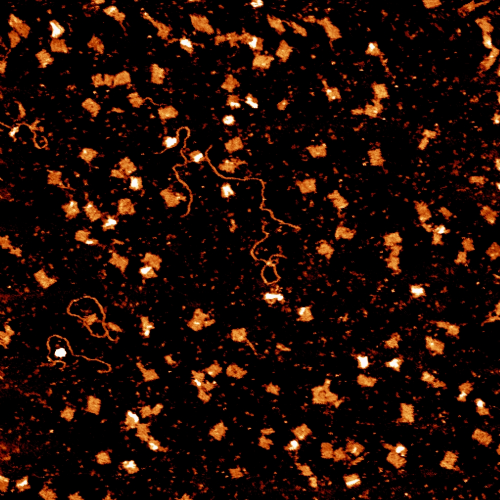
%> input picture area_detection/proteins.jpg, 1000 x 1000 px (shown at 1/2 size)
$ octave main.m   (GNU Octave 9; MATLAB toolbox functions it lacks are replaced by stand-ins)
%> lines starting %> are read from the running program, lines starting %| are printed output that depends on the picture; in (x1, y1, x2, y2) boxes, pixels count from 0 and x2, y2 are one past the last pixel; in counts of white or black regions, pixels touching at a corner belong together; the program's own positions count from 1
%%
% loading the image
img = imread('proteins.jpg');
%> img is the input picture: size 1000x1000x3 uint8; mean R, G, B 32.8, 13.4, 5.4

%figure
%imshow(img)

% original image
x = img;
subplot(231), imshow(x); title('ori-img-01')

%%
subplot(121), imshow(x); title('ori-img-01')

% gause noise reduction
y1 = fspecial('gaussian',5,0.1);
z1 = imfilter(x,y1,'symmetric');
subplot(122), imshow(z1); title('scale 5*5, std = 0.1')

y2 = fspecial('gaussian', 5,2);


%%
img_grad = rgb2gray(img);

figure
imshow(img_grad);

% edge detection
img_edge = rgb2gray(img);
figure
imshow(img_edge)


bw1 = edge(img_edge, 'Canny');
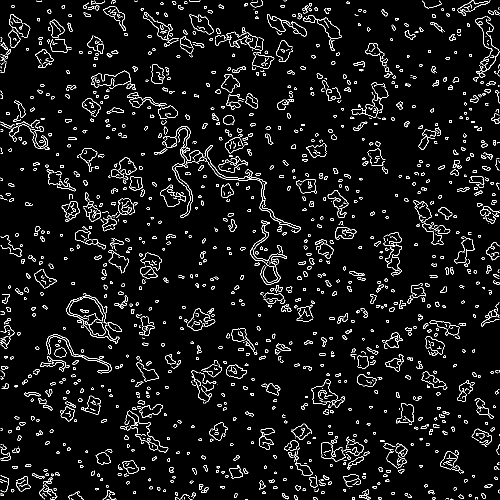
%> bw1: size 1000x1000 logical (shown at 1/2 size); 5.3% white in thin lines or dots
bw2 = edge(img_edge, 'Prewitt');
%> bw2: size 1000x1000 logical; 3.5% white in thin lines or dots

imshowpair(bw1, bw2, 'montage')

%%

img_gray = rgb2gray(img);
[Gmag, Gdir] = imgradient(img_grad, 'prewitt');
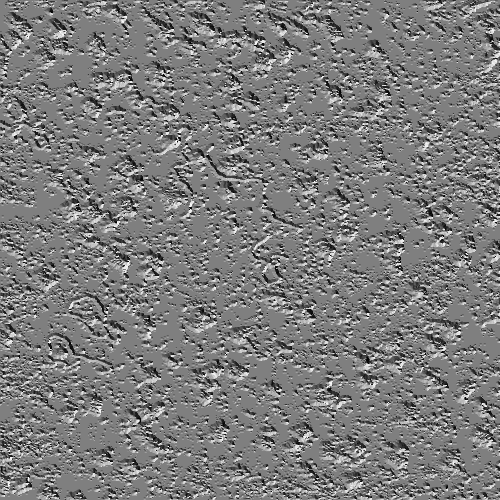
%> Gdir: size 1000x1000 double (shown at 1/2 size); min -180, max 179.8, mean -4; drawn with min black and max white

figure
imshowpair(Gmag, Gdir, 'montage');
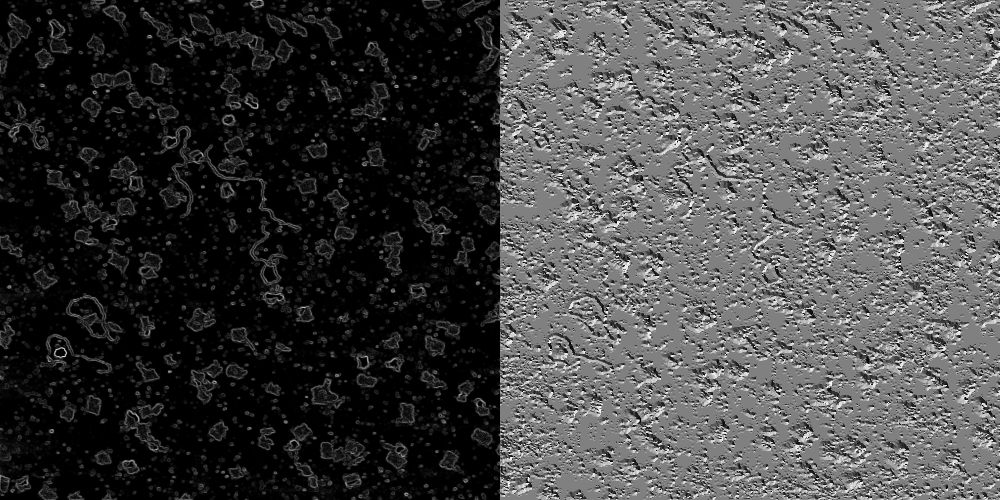
%> displayed picture: size 1000x2000, on the screen's scale of 0 to 255 (shown at 1/2 size); min 0, max 255, mean 68.3
title('Gradient Magnitude, Gmag (left), and Gradient Direction, Gdir (right), using Prewitt method')


%% Noise Removal - averaging
% https://www.mathworks.com/help/images/noise-removal.html


J = img_gray;
% average
Kaverage = filter2(fspecial('average', 3), J)/255;
%figure, imshow(Kaverage)

% median
Kmedian = medfilt2(J);
imshowpair(Kaverage, Kmedian, 'montage')
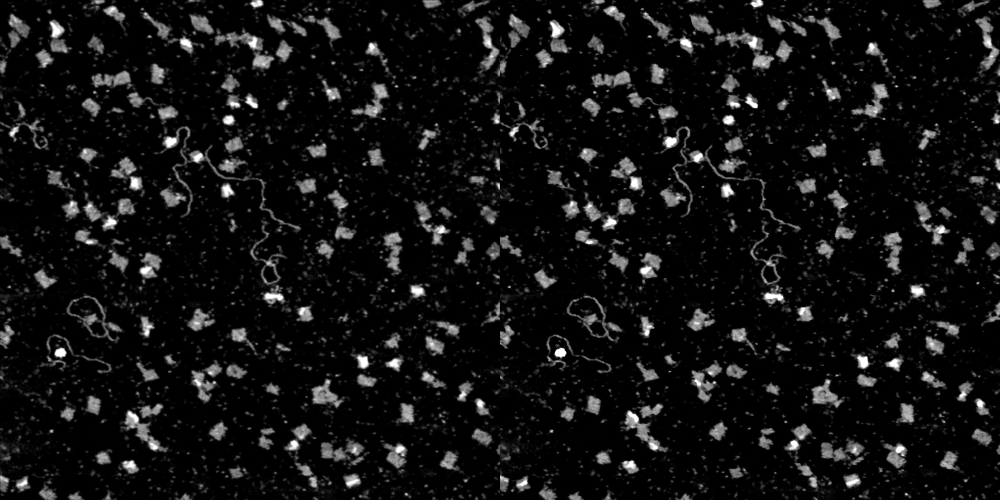
%> displayed picture: size 1000x2000, on the screen's scale of 0 to 255 (shown at 1/2 size); min 0, max 255, mean 18.3


%% Remove the noise using the wiener2 function

K = wiener2(J, [7, 7]);
%figure, imshow(K(600:1000, 1:600));
figure, imshow(K); title('wiener2');


%%   -
bw = im2bw(img, 0.3);
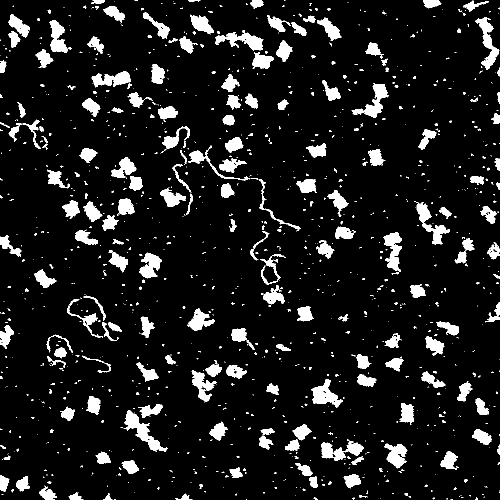
%> bw: size 1000x1000 logical (shown at 1/2 size); 9.9% white; 1167 white regions (899 under 20 px), largest, box (x1, y1, x2, y2) and area: (247, 821, 335, 904) 2031, (950, 34, 999, 139) 1744, (703, 166, 778, 235) 1682
figure, imshow(bw)


%%  - https://www.mathworks.com/help/images/ref/imbinarize.html
imbin = imbinarize(img_gray, 'adaptive');
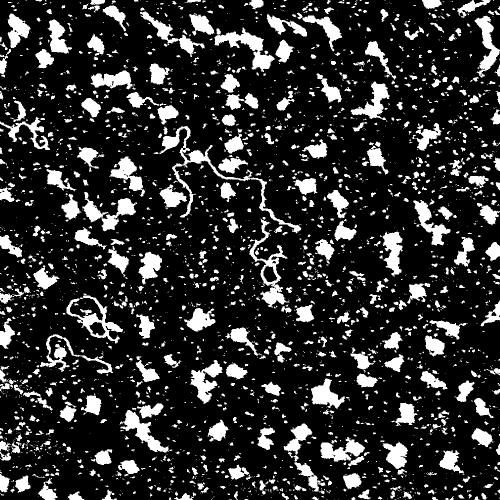
%> imbin: size 1000x1000 logical (shown at 1/2 size); 18.5% white; 2717 white regions (1721 under 20 px), largest, box (x1, y1, x2, y2) and area: (307, 252, 603, 467) 4800, (429, 55, 549, 144) 3383, (498, 437, 579, 615) 3226
figure, imshow(imbin)

%% pyramid
img_py = img_gray;

img_py1 = impyramid(img_py, 'reduce');
img_py2 = impyramid(img_py1, 'reduce');
img_py3 = impyramid(img_py2, 'reduce');

img_py33 = impyramid(img_py3, 'expand');
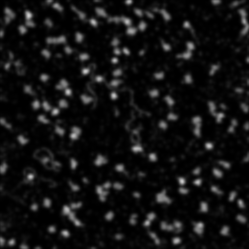
%> img_py33: size 249x249 uint8; min 0, max 203, mean 18.2
img_py22 = impyramid(img_py33, 'expand');
img_py11 = impyramid(img_py22, 'expand');


%%
